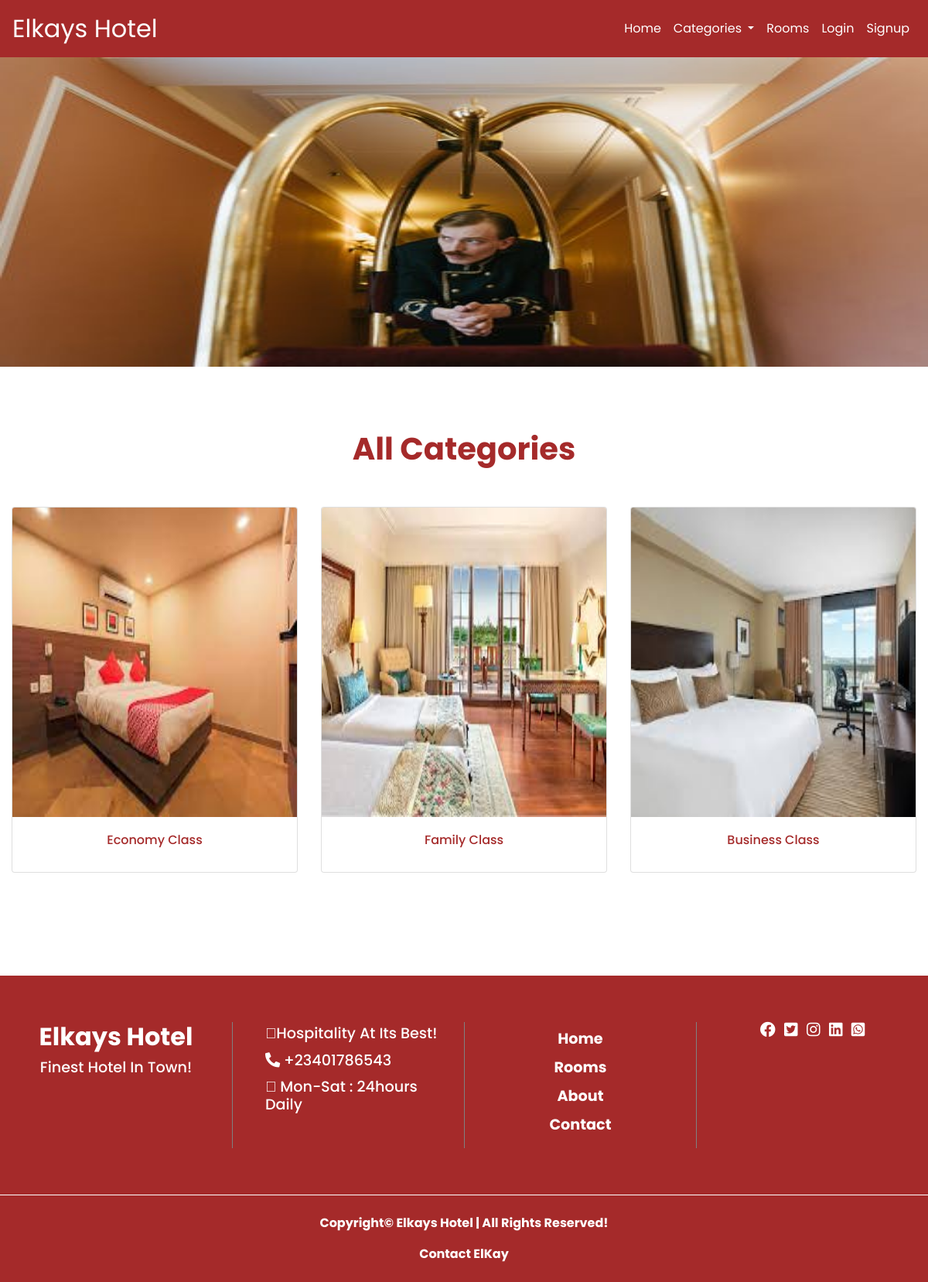
Page /categories/ on the committed database.
### hotel/models.py (models this page shows, shortened)
class Category(models.Model):
    title = models.CharField(max_length=50)
    image = models.ImageField(upload_to='rooms', default='pix.jpg')
    class Meta:
            db_table = 'category'
            managed = True
            verbose_name = 'Category'
            verbose_name_plural = 'Categories'

### hotel/views.py (the view)
# urls.py: path('categories/', views.categories, name='categories'),
def categories(request):
    categories = Category.objects.all()
    context = {
        'categories':categories
    }
    return render(request, 'categories.html',context)

### hotel/context_processor.py (called while the page is built)
def booking_viewread(request):
    booking_view=Booking.objects.filter(user__username=request.user.username, paid_order=False)
    booking_viewreader=0
    for item in booking_view:
        booking_viewreader += item.days
    context={
        'booking_viewreader':booking_viewreader
    }
    return context

def dropdown(request):
    categories = Category.objects.all()
    context = {
        'categories':categories
    }
    return context

### hotel/templates/categories.html (shortened to what this page needs)
{% extends "base.html" %}
{% block content %}
<div class="pbanner"></div>
<div class="container-fluid prod prodb">
    <h1>All categories</h1>
    <div class="row">
        {% if categories %}
            {% for item in categories %}
                <div class="col-12 col-sm-12 col-md-6 col-lg-4 mb-3 mt-3">
                    <div class="card w-100">
                        <a href="{%  url 'category' item.id %} "><img  src="{{item.image.url}}" class="card-img-top w-100"></a>
                        <div class="card-body">
                        <h5 class="card-title">{{item.title}}</h5>
                        </div>
                    </div>
                </div>
            {% endfor %}
        {% endif %}
    </div>
</div>
{% endblock content %}
{% block footer %}{% include "footer.html" %}{% endblock footer %}

### hotel/static/css/hotel.css (style rules this page uses)
* { margin: 0; padding: 0; box-sizing: border-box; font-family: 'Poppins', sans-serif; text-transform: capitalize; text-decoration: none; }
html { scroll-behavior: smooth; }
.pbanner { background: url(../imgg/lobby2.jpeg); height: 50vh; background-position: center; background-repeat: no-repeat; background-size: 100% 100%; width: 100%; color: white; }
.prod .row { margin-bottom: 10% !important; }
.prod h1 { margin-top: 7%; margin-bottom: 3%; font-size: 2.5em; font-weight: 700; color: brown; text-transform: capitalize; text-align: center; }
.prod a, .prod h5, .prod p { color: brown; font-size: 1em; text-decoration: none; text-align: center; text-transform: capitalize; }
.prod img { height: 35vh; }
.prodb img { height: 50vh; }

### rows in the picture
Category: image (picture), title "Economy Class"
Category: image (picture), title "Family Class"
Category: image (picture), title "Business Class"
